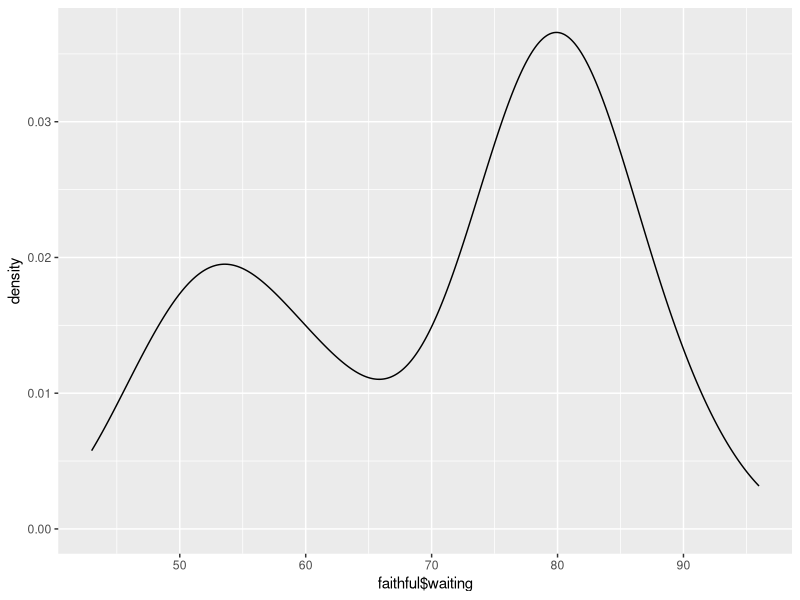
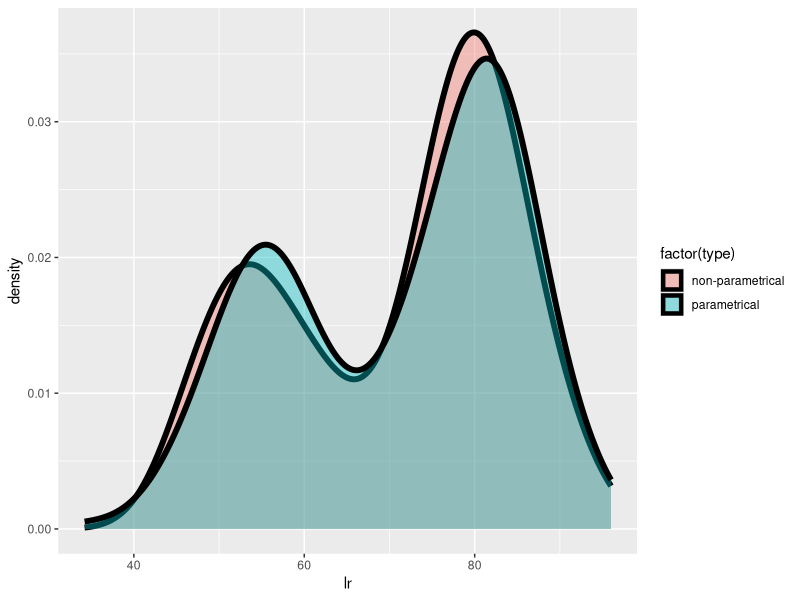

The R source for these figures, in order:
#install.packages("ggplot2")
#install.packages("mixtools")
library(mixtools)
library(ggplot2)

#4.a ##############################
p<-ggplot(data.frame(faithful))
p+geom_density(aes(x=faithful$waiting))

#4.b ##############################
simulateFromDist <- function(n,p1,m1,s1,m2,s2){
	k1 <- p1*n #proportion of type 1
	k2 <- n-k1+1 #proportion of type 2
	x1 <- rnorm(k1, mean=m1, sd=s1)
	x2 <- rnorm(k2, mean=m2, sd=s2)
	c(x1,x2) #order of events doesn't matter for histogram, so simply concatenate
}

####from mixtools simulation
mixout<-normalmixEM(faithful$waiting,lambda=0.5,mu=c(55,80),sigma=10,k=2)
str(mixout)
# $ lambda    : num [1:2] 0.361 0.639
# $ mu        : num [1:2] 54.6 80.1
# $ sigma     : num [1:2] 5.87 5.87

sim_waiting<-simulateFromDist(length(faithful$waiting),0.361,54.6,5.87,80.1,5.87)

data <- rbind( data.frame(type="non-parametrical", lr=faithful$waiting), data.frame(type="parametrical", lr=sim_waiting))
m <- ggplot(data, aes(x=lr)) 
m <- m + geom_density(aes(fill=factor(type)), size=2, alpha=.4) 
m
